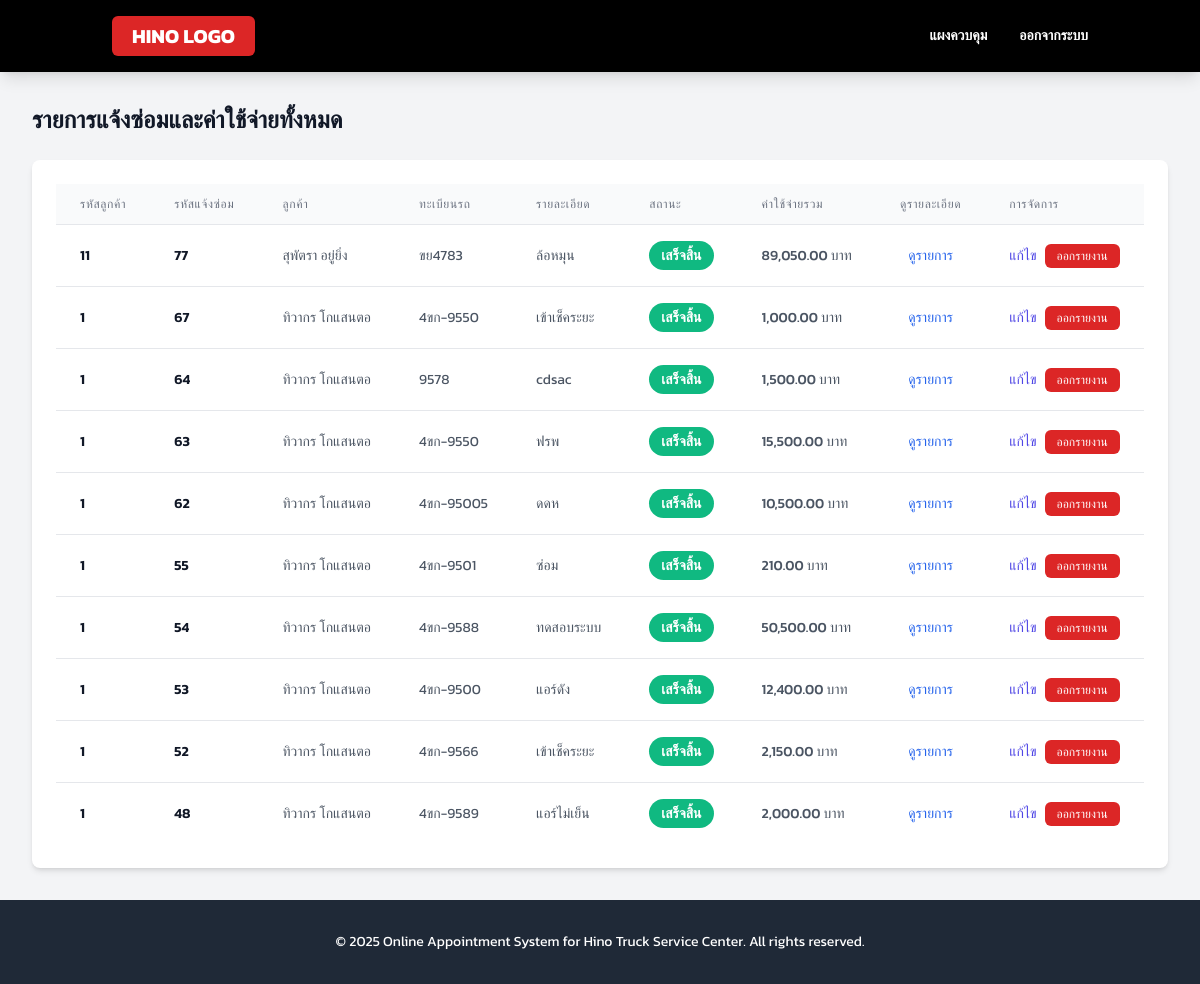
The page /admin_viewdetails.php (signed in) on the database its author committed.
### tables this page shows
CREATE TABLE `service_requests` (
  `request_id` int(11) NOT NULL,
  `vehicle_id` int(11) DEFAULT NULL,
  `description` text NOT NULL,
  `symptoms` text DEFAULT NULL,
  `appointment_date` datetime NOT NULL,
  `status` enum('pending','in_progress','completed','cancelled') DEFAULT 'pending',
  `notes` text DEFAULT NULL,
  `cost` decimal(10,2) DEFAULT NULL,
  `created_at` timestamp NOT NULL DEFAULT current_timestamp(),
  `queue_number` varchar(10) DEFAULT NULL
);

CREATE TABLE `customers` (
  `customer_id` int(11) NOT NULL,
  `first_name` varchar(50) NOT NULL,
  `last_name` varchar(50) NOT NULL,
  `email` varchar(100) NOT NULL,
  `phone` varchar(15) DEFAULT NULL,
  `password_hash` varchar(255) NOT NULL,
  `created_at` timestamp NOT NULL DEFAULT current_timestamp(),
  `reset_token` varchar(255) DEFAULT NULL,
  `token_expiry` datetime DEFAULT NULL
);

CREATE TABLE `vehicles` (
  `vehicle_id` int(11) NOT NULL,
  `customer_id` int(11) DEFAULT NULL,
  `brand` varchar(50) NOT NULL,
  `model` varchar(50) NOT NULL,
  `year` varchar(10) DEFAULT NULL,
  `license_plate` varchar(20) NOT NULL,
  `vin_number` varchar(17) DEFAULT NULL
);

### admin_viewdetails.php (the view, shortened to what this page needs)
<?php
include 'db_connect.php';
$sql = "SELECT
            sr.request_id,
            sr.status,
            sr.description,
            sr.created_at,
            v.license_plate,
            c.first_name,
            c.last_name,
            c.customer_id,
            IFNULL(rs.total_cost, 0) AS total_cost,
            IFNULL(rs.labor_cost, 0) AS labor_cost,
            rs.parts_details
        FROM
            service_requests sr
        JOIN
            vehicles v ON sr.vehicle_id = v.vehicle_id
        JOIN
            customers c ON v.customer_id = c.customer_id
        LEFT JOIN
            repair_summary rs ON sr.request_id = rs.request_id
        ORDER BY
            sr.created_at DESC";
$result = $conn->query($sql);
?>
<!DOCTYPE html>
<html lang="th">
<head>
    <script src="https://cdn.tailwindcss.com"></script>
</head>
<body class="bg-gray-100 text-gray-800">
    <header class="bg-black text-white shadow-lg sticky top-0 z-50">
        <nav class="container mx-auto px-6 py-4 flex items-center justify-between">
            <div class="h-10 bg-red-600 px-5 flex items-center rounded-md">
                <span class="text-white text-xl font-bold">HINO LOGO</span>
            </div>
            <div class="flex items-center space-x-8 text-sm font-semibold">
                <a href="admin_dashboard.php" class="hover:text-red-600 transition-colors duration-300">แผงควบคุม</a>
                <a href="admin_logout.php" class="hover:text-red-600 transition-colors duration-300">ออกจากระบบ</a>
            </div>
        </nav>
    </header>
    <main class="main-content">
        <div class="flex items-center justify-between mb-6">
            <h2 class="text-2xl font-bold text-gray-900">รายการแจ้งซ่อมและค่าใช้จ่ายทั้งหมด</h2>
        </div>
        <div class="bg-white rounded-lg shadow-md p-6">
            <div class="table-responsive">
                <table class="min-w-full divide-y divide-gray-200">
                    <thead class="bg-gray-50">
                        <tr>
                            <th scope="col" class="px-6 py-3 text-left text-xs font-medium text-gray-500 uppercase tracking-wider">
                                รหัสลูกค้า
                            </th>
                            <th scope="col" class="px-6 py-3 text-left text-xs font-medium text-gray-500 uppercase tracking-wider">
                                รหัสแจ้งซ่อม
                            </th>
                            <th scope="col" class="px-6 py-3 text-left text-xs font-medium text-gray-500 uppercase tracking-wider">
                                ลูกค้า
                            </th>
                            <th scope="col" class="px-6 py-3 text-left text-xs font-medium text-gray-500 uppercase tracking-wider">
                                ทะเบียนรถ
                            </th>
                            <th scope="col" class="px-6 py-3 text-left text-xs font-medium text-gray-500 uppercase tracking-wider">
                                รายละเอียด
                            </th>
                            <th scope="col" class="px-6 py-3 text-left text-xs font-medium text-gray-500 uppercase tracking-wider">
                                สถานะ
                            </th>
                            <th scope="col" class="px-6 py-3 text-left text-xs font-medium text-gray-500 uppercase tracking-wider">
                                ค่าใช้จ่ายรวม
                            </th>
                            <th scope="col" class="px-6 py-3 text-center text-xs font-medium text-gray-500 uppercase tracking-wider">
                                ดูรายละเอียด
                            </th>
                            <th scope="col" class="px-6 py-3 text-left text-xs font-medium text-gray-500 uppercase tracking-wider">
                                การจัดการ
                            </th>
                        </tr>
                    </thead>
                    <tbody class="bg-white divide-y divide-gray-200">
                        <?php if ($result->num_rows > 0) {
                            while($row = $result->fetch_assoc()) {
                                $parts_details = json_decode($row['parts_details'], true) ?? [];
                                $labor_cost = (float)$row['labor_cost'];
                                $total_cost = (float)$row['total_cost'];
                                $data_for_js = [
                                    'parts_details' => $parts_details,
                                    'labor_cost' => $labor_cost,
                                    'total_cost' => $total_cost
                                ];
                            ?>
                            <tr>
                                <td class="px-6 py-4 whitespace-nowrap text-sm font-semibold text-gray-900">
                                    <?php echo htmlspecialchars($row['customer_id']); ?>
                                </td>
                                <td class="px-6 py-4 whitespace-nowrap text-sm font-semibold text-gray-900">
                                    <?php echo htmlspecialchars($row['request_id']); ?>
                                </td>
                                <td class="px-6 py-4 whitespace-nowrap text-sm text-gray-600">
                                    <?php echo htmlspecialchars($row['first_name'] . ' ' . $row['last_name']); ?>
                                </td>
                                <td class="px-6 py-4 whitespace-nowrap text-sm text-gray-600">
                                    <?php echo htmlspecialchars($row['license_plate']); ?>
                                </td>
                                <td class="px-6 py-4 max-w-xs overflow-hidden truncate text-sm text-gray-600">
                                    <?php echo htmlspecialchars($row['description']); ?>
                                </td>
                                <td class="px-6 py-4 whitespace-nowrap">
                                    <?php
                                        $status_class = str_replace(' ', '_', strtolower(htmlspecialchars($row['status'])));
                                        $display_status = '';
                                        switch ($status_class) {
                                            case 'completed': $display_status = 'เสร็จสิ้น'; break;
                                        }
                                    ?>
                                    <span class="status-badge <?php echo $status_class; ?>"><?php echo $display_status; ?></span>
                                </td>
                                <td class="px-6 py-4 whitespace-nowrap text-sm text-gray-600 font-medium">
                                    <?php echo number_format($row['total_cost'], 2); ?> บาท
                                </td>
                                <td class="px-6 py-4 whitespace-nowrap text-center text-sm font-medium">
                                    <?php if (!empty($row['parts_details'])) { ?>
                                        <button onclick="showDetails('<?php echo htmlspecialchars(json_encode($data_for_js), ENT_QUOTES, 'UTF-8'); ?>')" class="text-blue-600 hover:text-blue-900">ดูรายการ</button>
                                    <?php } else { ?>
                                        <span class="text-gray-400">ไม่มี</span>
                                    <?php } ?>
                                </td>
                                <td class="px-6 py-4 whitespace-nowrap text-right text-sm font-medium">
                                    <div class="flex items-center space-x-2">
                                        <a href="admin_edit_repair.php?id=<?php echo htmlspecialchars($row['request_id']); ?>" class="text-indigo-600 hover:text-indigo-900">แก้ไข</a>
                                        <a href="repair_details.php?id=<?php echo htmlspecialchars($row['request_id']); ?>"  class="bg-red-600 text-white px-3 py-1 rounded-md text-xs hover:bg-red-700 transition-colors duration-200">ออกรายงาน</a>
                                    </div>
                                </td>
                            </tr>
                        <?php }
                        } ?>
                    </tbody>
                </table>
            </div>
        </div>
    </main>
    <footer class="bg-gray-800 text-white py-8 mt-auto">
        <div class="container mx-auto px-6 text-center text-sm">
            <p>&copy;  2025 Online Appointment System for Hino Truck Service Center. All rights reserved.</p>
        </div>
    </footer>
</body>
</html>

### admin_viewdetails.php (style rules this page uses)
body { font-family: 'Kanit', sans-serif; background-color: #f3f4f6; min-height: 100vh; display: flex; flex-direction: column; }
.main-content { flex-grow: 1; padding: 2rem; }
.status-badge { display: inline-block; padding: 0.25rem 0.75rem; border-radius: 9999px; font-weight: 600; font-size: 0.875rem; color: white; text-transform: capitalize; }
.status-badge.completed { background-color: #10b981; }
.table-responsive { overflow-x: auto; }

### rows shown on the page
service_requests: customers.customer_id "11", request_id "77", customers.first_name+last_name "สุพัตรา อยู่ยิ่ง", vehicle.license_plate "ขย4783", description "ล้อหมุน", status "เสร็จสิ้น", total_cost "89,050.00"
service_requests: customers.customer_id "1", request_id "67", customers.first_name+last_name "ทิวากร โกแสนตอ", vehicle.license_plate "4ขก-9550", description "เข้าเช็คระยะ", status "เสร็จสิ้น", total_cost "1,000.00"
service_requests: customers.customer_id "1", request_id "64", customers.first_name+last_name "ทิวากร โกแสนตอ", vehicle.license_plate "9578", description "cdsac", status "เสร็จสิ้น", total_cost "1,500.00"
service_requests: customers.customer_id "1", request_id "63", customers.first_name+last_name "ทิวากร โกแสนตอ", vehicle.license_plate "4ขก-9550", description "ฟรพ", status "เสร็จสิ้น", total_cost "15,500.00"
service_requests: customers.customer_id "1", request_id "62", customers.first_name+last_name "ทิวากร โกแสนตอ", vehicle.license_plate "4ขก-95005", description "ดดห", status "เสร็จสิ้น", total_cost "10,500.00"
service_requests: customers.customer_id "1", request_id "55", customers.first_name+last_name "ทิวากร โกแสนตอ", vehicle.license_plate "4ขก-9501", description "ซ่อม", status "เสร็จสิ้น", total_cost "210.00"
service_requests: customers.customer_id "1", request_id "54", customers.first_name+last_name "ทิวากร โกแสนตอ", vehicle.license_plate "4ขก-9588", description "ทดสอบระบบ", status "เสร็จสิ้น", total_cost "50,500.00"
service_requests: customers.customer_id "1", request_id "53", customers.first_name+last_name "ทิวากร โกแสนตอ", vehicle.license_plate "4ขก-9500", description "แอร์ดัง", status "เสร็จสิ้น", total_cost "12,400.00"
service_requests: customers.customer_id "1", request_id "52", customers.first_name+last_name "ทิวากร โกแสนตอ", vehicle.license_plate "4ขก-9566", description "เข้าเช็คระยะ", status "เสร็จสิ้น", total_cost "2,150.00"
service_requests: customers.customer_id "1", request_id "48", customers.first_name+last_name "ทิวากร โกแสนตอ", vehicle.license_plate "4ขก-9589", description "แอร์ไม่เย็น", status "เสร็จสิ้น", total_cost "2,000.00"
